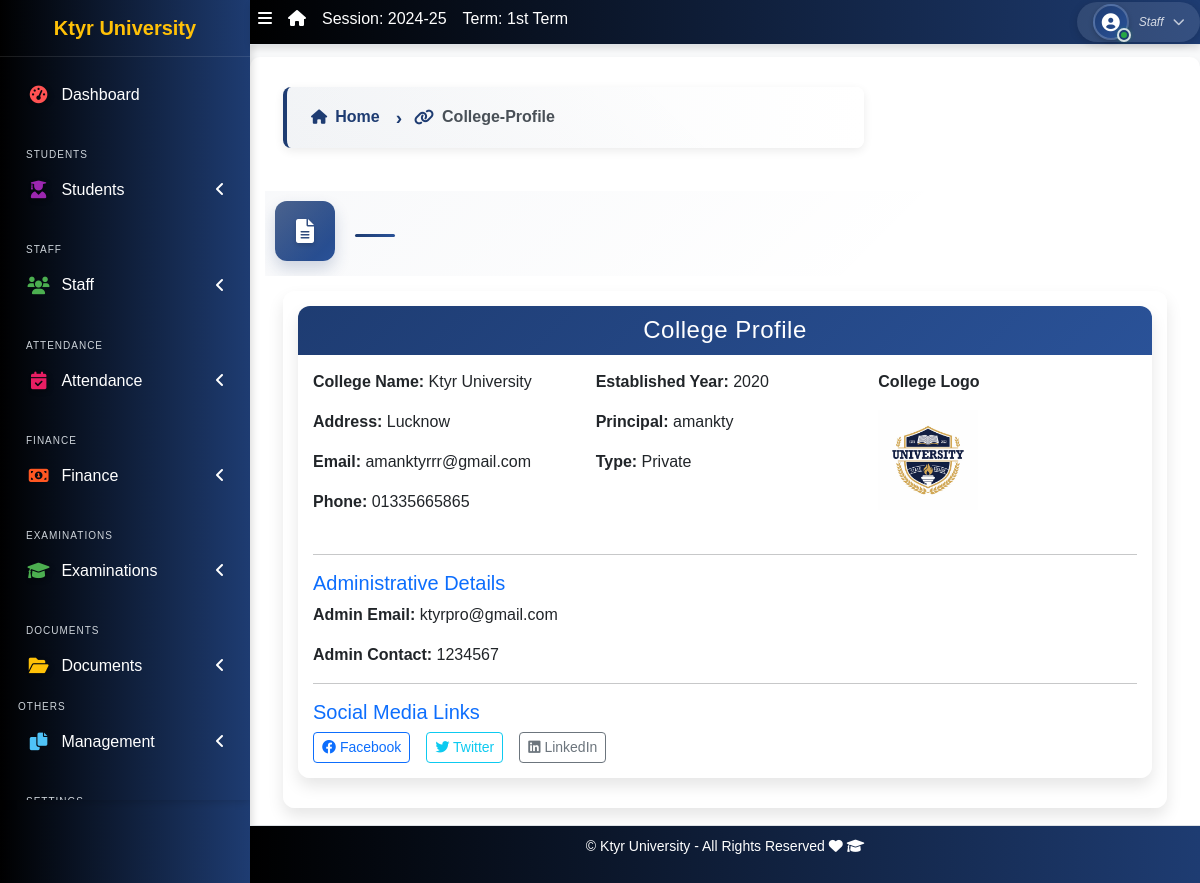
Page /college-profile/ on the earlier database version.
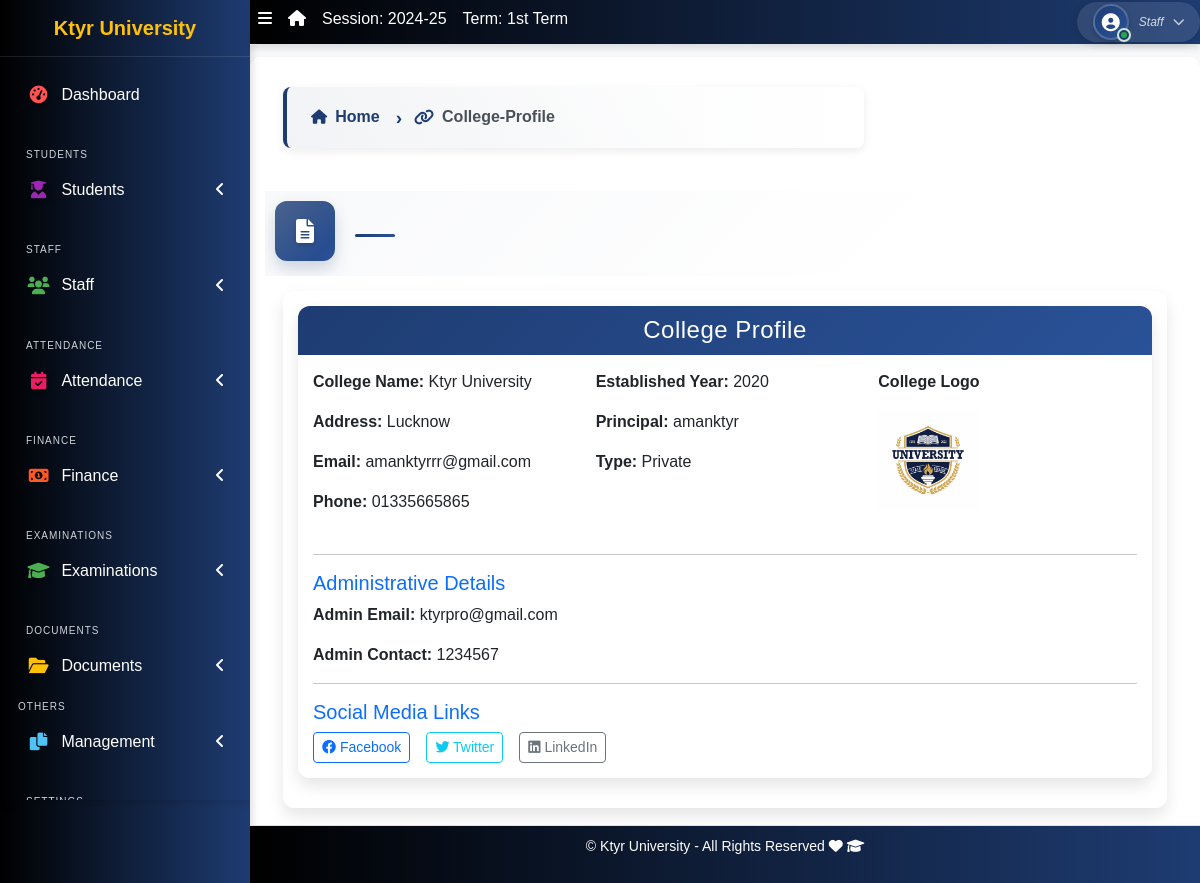
Same page on the later database version.
### apps/corecode/models.py (models this page shows, shortened)
class AcademicSession(models.Model):
    name = models.CharField(max_length=200, unique=True)
    current = models.BooleanField(default=True)
    class Meta:
        ordering = ["-name"]

class AcademicTerm(models.Model):
    name = models.CharField(max_length=20, unique=True)
    current = models.BooleanField(default=True)
    class Meta:
        ordering = ["name"]

class CollegeProfile(models.Model):
    college_name = models.CharField(max_length=255)
    college_address = models.TextField()
    college_email = models.EmailField()
    college_phone = models.CharField(max_length=15)
    college_logo = models.ImageField(upload_to='college_logos/', blank=True, null=True)
    established_year = models.PositiveIntegerField()
    principal_name = models.CharField(max_length=255)
    college_type = models.CharField(max_length=50, choices=[
        ('Government', 'Government'),
        ('Private', 'Private'),
        ('Semi-Government', 'Semi-Government'),
    ])
    admin_email = models.EmailField()
    admin_contact = models.CharField(max_length=15)
    facebook_link = models.URLField(blank=True, null=True)
    twitter_link = models.URLField(blank=True, null=True)
    linkedin_link = models.URLField(blank=True, null=True)

### apps/corecode/views.py (the view)
# urls.py: path("college-profile/", views.college_profile_view, name="college-profile"),
def college_profile_view(request):
    profile = get_object_or_404(CollegeProfile)
    return render(request, 'corecode/college_profile.html', {'profile': profile})

### apps/corecode/context_processors.py (called while the page is built)
def site_defaults(request):
    current_session = AcademicSession.objects.get(current=True)
    current_term = AcademicTerm.objects.get(current=True)
    vals = SiteConfig.objects.all()
    contexts = {
        "current_session": current_session.name,
        "current_term": current_term.name,
    }
    for val in vals:
        contexts[val.key] = val.value
    return contexts

def global_college_profile(request):
    try:
        profile = CollegeProfileModel.objects.first()
    except CollegeProfileModel.DoesNotExist:
        profile = None
    return {'profile': profile}

### apps/corecode/templates/corecode/college_profile.html
{% extends 'base.html' %}
{% block content %}
  {% if profile %}
  <div class="card shadow-lg border-0">
    <div class="card-header bg-primary text-white text-center">
      <h4 class="mb-0">College Profile</h4>
    </div>
    <div class="card-body">
      <div class="row mb-3">
        <div class="col-md-4">
          <p><strong> College Name:</strong> {{ profile.college_name }}</p>
          <p><strong>Address:</strong> {{ profile.college_address }}</p>
          <p><strong>Email:</strong> {{ profile.college_email }}</p>
          <p><strong>Phone:</strong> {{ profile.college_phone }}</p>
        </div>
        <div class="col-md-4">
          <p><strong>Established Year:</strong> {{ profile.established_year }}</p>
          <p><strong>Principal:</strong> {{ profile.principal_name }}</p>
          <p><strong>Type:</strong> {{ profile.college_type }}</p>
        </div>
        <div class="col-md-4">
          <p><strong>College Logo</strong></p>
          <img src="{{ profile.college_logo.url }}" alt="College Logo" class="img-fluid" style="height: 100px; object-fit: contain;">
        </div>
      </div>
      <hr>
      <h5 class="text-primary">Administrative Details</h5>
      <p><strong>Admin Email:</strong> {{ profile.admin_email }}</p>
      <p><strong>Admin Contact:</strong> {{ profile.admin_contact }}</p>
      <hr>
      <h5 class="text-primary">Social Media Links</h5>
      <div class="d-flex flex-wrap gap-3">
        <a href="{{ profile.facebook_link }}" class="btn btn-outline-primary btn-sm" target="_blank">
          <i class="fab fa-facebook"></i> Facebook
        </a>
        <a href="{{ profile.twitter_link }}" class="btn btn-outline-info btn-sm" target="_blank">
          <i class="fab fa-twitter"></i> Twitter
        </a>
        <a href="{{ profile.linkedin_link }}" class="btn btn-outline-secondary btn-sm" target="_blank">
          <i class="fab fa-linkedin"></i> LinkedIn
        </a>
      </div>
    </div>
  </div>
  {% else %}
  <div class="alert alert-warning text-center mt-4">
    No profile found. <a href="{% url 'site_config' %}" class="alert-link">Click here</a> to create one.
  </div>
  {% endif %}
{% endblock content %}

### templates/base.html (shortened to what this page needs)
{% load static %}
<!DOCTYPE html>
<html lang="en">
<head>
  <link rel="stylesheet" href="{% static 'dist/css/preload.css' %}">
  <link rel="stylesheet" href="{% static 'plugins/fontawesome-free/css/all.min.css' %}">
  <link rel="stylesheet" href="{% static 'plugins/toastr/toastr.min.css' %}">
<link rel="stylesheet" href="https://cdn.jsdelivr.net/npm/bootstrap-icons/font/bootstrap-icons.css">
    <link rel="stylesheet" href="https://cdnjs.cloudflare.com/ajax/libs/font-awesome/6.5.0/css/all.min.css">
  <link rel="stylesheet"
    href="{% static 'plugins/overlayScrollbars/css/OverlayScrollbars.min.css' %}">
  <link rel="stylesheet" href="{% static 'plugins/Datatables/datatables.min.css' %}" />
  <link rel="stylesheet" href="{% static 'dist/css/adminlte.min.css' %}">
  <link rel="stylesheet" href="https://cdnjs.cloudflare.com/ajax/libs/font-awesome/6.0.0-beta3/css/all.min.css">
  <link rel="stylesheet" href="https://cdn.jsdelivr.net/npm/bootstrap@5.3.0/dist/css/bootstrap.min.css">
  <link rel="stylesheet" href="{% static 'dist/css/style.css' %}">
  <link rel="stylesheet" href="{% static 'dist/css/sidebar-fix.css' %}">
</head>
<body class="hold-transition sidebar-mini layout-fixed layout-navbar-fixed layout-footer-fixed">
  <div class="wrapper">
    <nav class="main-header navbar navbar-expand navbar-dark">
      <ul class="navbar-nav">
        <li class="nav-item">
          <a class="nav-link" data-widget="pushmenu" href="#" role="button"><i
              class="fas fa-bars"></i></a>
        </li>
        <li class="nav-item d-none d-sm-inline-block">
          <a href="{% url 'home' %} " class="nav-link"><i class="fa fa-home"></i></a>
        </li>
        <li class="nav-item d-none d-sm-inline-block">
          <a href="{% url 'current-session' %}" class="nav-link">Session: {{ current_session }}</a>
        </li>
        <li class="nav-item d-none d-sm-inline-block">
          <a href="{% url 'current-session' %}" class="nav-link">Term: {{ current_term }}</a>
        </li>
      </ul>
      <ul class="navbar-nav ml-auto">
        <li class="nav-item dropdown user-menu position-static position-md-relative">
          <a class="nav-link dropdown-toggle user-dropdown-toggle" href="#" role="button" data-bs-toggle="dropdown" aria-expanded="false" id="userDropdown">
            <div class="user-avatar-container">
              <div class="user-avatar">
                <i class="fas fa-user-circle"></i>
              </div>
              <span class="user-status-indicator online" title="Online"></span>
            </div>
            <div class="user-info d-none d-md-inline-block">
              <span class="user-role">{% if request.user.is_superuser %}Administrator{% else %}Staff{% endif %}</span>
            </div>
            <i class="fas fa-chevron-down user-dropdown-icon d-none d-md-inline-block"></i>
          </a>
        </li>
      </ul>
    </nav>
    <aside class="main-sidebar sidebar-dark-primary">
      <a href="{% url 'home' %}" class="brand-link">{{ profile.college_name | default:"MySchool" }}</a>
<div class="sidebar">
  <nav class="mt-2">
      <ul class="nav nav-pills nav-sidebar flex-column" data-widget="treeview" role="menu" data-accordion="false">
          <li class="nav-item">
              <a href="{% url 'home' %}" class="nav-link {% if request.resolver_match.url_name == 'home' %}active{% endif %}">
                  <i class="nav-icon fas fa-tachometer-alt" style="color: #ff5733; text-shadow: 2px 2px 5px rgba(0, 0, 0, 0.3);"></i>
                  <p>Dashboard</p>
              </a>
          </li>
          <li class="nav-header">Students</li>
          <li class="nav-item has-treeview  {% if request.resolver_match.url_name in 'student-list student-create student-details  ' %}menu-open{% endif %}">
              <a href="#" class="nav-link  " >
                  <i class="nav-icon fas fa-user-graduate" style="color: #3399ff; text-shadow: 2px 2px 5px rgba(0, 0, 0, 0.3);"></i>
                  <p>Students<i class="fas fa-angle-left right"></i></p>
              </a>
          </li>
          <li class="nav-header">Staff</li>
          <li class="nav-item has-treeview  {% if request.resolver_match.url_name in 'staff-list non-teaching-staffs-list' %}menu-open{% endif %}">
              <a href="#" class="nav-link">
                  <i class="nav-icon fas fa-users" style="color: #9933ff;"></i>
                  <p>Staff<i class="fas fa-angle-left right"></i></p>
              </a>
          </li>
          <li class="nav-header">Attendance</li>
            <li class="nav-item has-treeview {% if request.resolver_match.url_name in 'attendance_list holiday_list' %}menu-open{% endif %}">
                <a href="#" class="nav-link">
                    <i class="nav-icon fas fa-calendar-check" style="color: #ffcc00; text-shadow: 2px 2px 5px rgba(0, 0, 0, 0.3);"></i>
                    <p>Attendance<i class="fas fa-angle-left right"></i></p>
                </a>
            </li>
          <li class="nav-header">Finance</li>
          <li class="nav-item has-treeview {% if request.resolver_match.url_name in 'invoice-list' %}menu-open{% endif %}">
              <a href="#" class="nav-link">
                  <i class="nav-icon fas fa-money-bill-alt" style="color: #66ccff;"></i>
                  <p>
                      Finance
                      <i class="fas fa-angle-left right"></i>
                  </p>
              </a>
          </li>
          <li class="nav-header">Examinations</li>
          <li class="nav-item has-treeview {% if 'exams' in request.path %}menu-open{% endif %}">
              <a href="{% url 'exams:dashboard' %}" class="nav-link {% if 'exams' in request.path %}active{% endif %}">
                  <i class="nav-icon fas fa-graduation-cap" style="color: #ff9900; text-shadow: 2px 2px 5px rgba(0, 0, 0, 0.3);"></i>
                  <p>
                      Examinations
                      <i class="fas fa-angle-left right"></i>
                  </p>
              </a>
          </li>
          <li class="nav-header">Documents</li>
          <li class="nav-item has-treeview">
              <a href="#" class="nav-link">
                  <i class="nav-icon fas fa-folder-open" style="color: #9933ff; text-shadow: 2px 2px 5px rgba(0, 0, 0, 0.3);"></i>
                  <p>Documents<i class="fas fa-angle-left right"></i></p>
              </a>
          </li>
          <ul class="nav nav-pills nav-sidebar flex-column" data-widget="treeview" role="menu" data-accordion="false">
            <li class="nav-header">Others</li>
              <li class="nav-item has-treeview  {% if request.resolver_match.url_name in 'sessions classes subjects fee_settings terms  ' %}menu-open{% endif %}">
                <a href="#" class="nav-link">
                    <i class="nav-icon fas fa-copy" style="color: #ff6600;"></i>
                    <p>
                        Management
                        <i class="fas fa-angle-left right"></i>
                    </p>
                </a>
            </li>
        </ul>
          <li class="nav-header">Settings</li>
      </ul>
  </nav>
</div>
    </aside>
    <div class="content-wrapper">
      <section class="content-header">
        <div class="container-fluid">
          <div class="row mb-1">
            <div class="col-sm-8">
              {% block breadcrumb-left %}
              <div class="breadcrumb-container">
                <nav aria-label="breadcrumb">
                  <ol class="breadcrumb breadcrumb-chevron">
                    <li class="breadcrumb-item">
                      <a href="{% url 'home' %}" class="text-decoration-none fw-bold">
                        <i class="fas fa-home"></i> Home
                      </a>
                    </li>
                    {% if request.resolver_match.url_name != 'home' %}
                      <li class="breadcrumb-item active" aria-current="page">
                        <i class="fas fa-link"></i> {{ request.resolver_match.url_name|title }}
                      </li>
                    {% endif %}
                  </ol>
                </nav>
              </div>
              {% endblock breadcrumb-left %}
            </div>
            <div class="col-sm-4">
            </div>
          </div>
        </div>
      </section>
      <div class="page-title-section">
        <div class="container-fluid">
          <div class="row align-items-center">
            <div class="col-md-8">
              <div class="page-title-container">
                <div class="page-title-icon">
                  <i class="{% block title-icon %}fas fa-file-alt{% endblock title-icon %}"></i>
                </div>
                <div class="page-title-content">
                </div>
              </div>
            </div>
          </div>
        </div>
      </div>
      <section class="content">
        <div class="container-fluid">
          <div class="row">
            <div class="col-md-12">
              {% block fullcard %}
              <div class="card">
                <div class="card-body">
                  <div class="row">
                    <div class="col">
                      {% block content %}
                      {% endblock content %}
                    </div>
                  </div>
                </div>
              </div>
              {% endblock fullcard %}
            </div>
          </div>
        </div>
      </section>
    </div>
    <footer class="main-footer">
      <p>&copy; {{ profile.college_name | default:"MySchool" }} - All Rights Reserved
      <i class="fas fa-heart"></i>
      <i class="fas fa-graduation-cap"></i></p>
    </footer>
  </div>
</body>
</html>

### templates/base.html (style rules this page uses)
body { visibility: hidden; font-family: 'Poppins', sans-serif !important; background-color: #f8f9fa !important; margin: 0 !important; padding: 0 !important; height: 100% !important; overflow-x: hidden !important; }
.navbar { background: linear-gradient(90deg, black, #1E3C72) !important; color: white !important; }
.sidebar, .main-sidebar { background: linear-gradient(90deg, black, #1E3C72) !important; color: white !important; }

Differences in the rows shown:
changed CollegeProfile "Ktyr University": principal_name "amankty" → "amanktyr"
